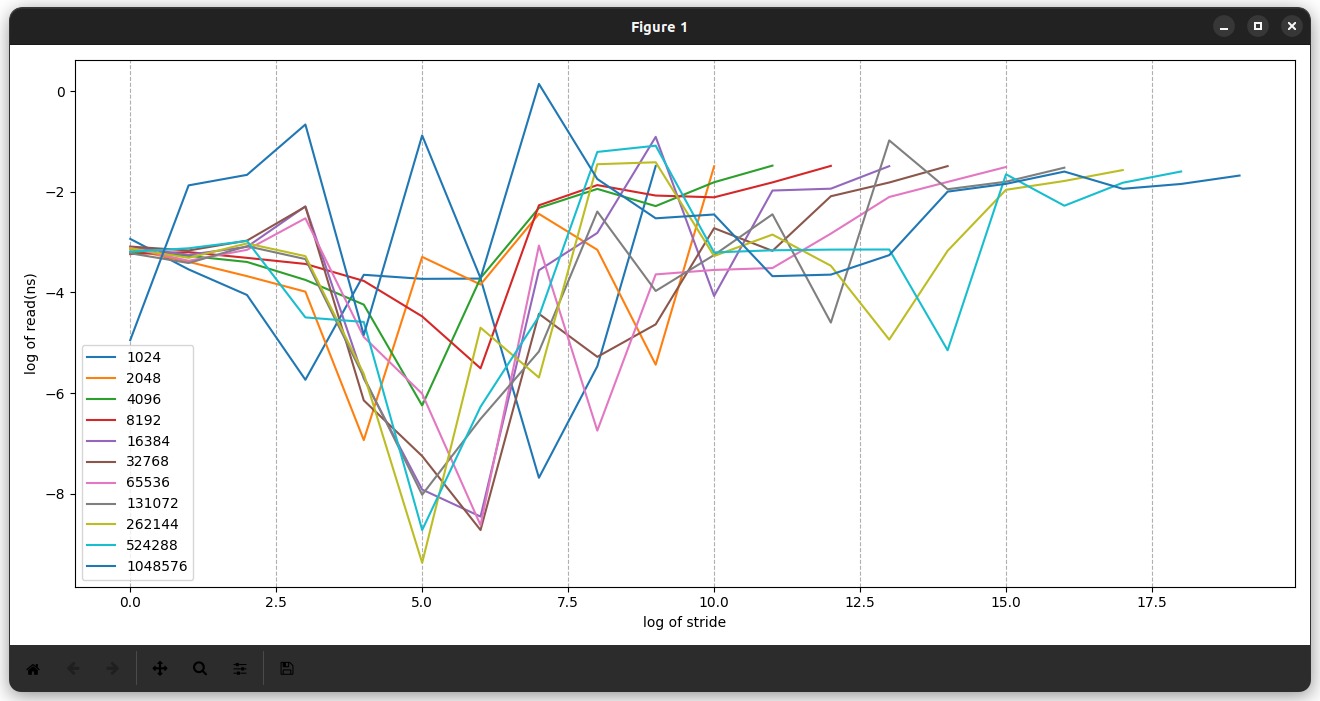

The script that drew this image:
import matplotlib.pyplot as plt
import numpy as np

with open('output3.txt', 'r') as f:
    lines = f.readlines()

data = []

for line in lines:
    values = line.strip().split()
    converted_values = [int(values[0]), int(values[1]), float(values[2])]
    print(converted_values)
    data.append(tuple(values))

# print(data[0:10])
# print(type(data[0]))

colors = ['#1f77b4', '#ff7f0e', '#2ca02c', '#d62728',
          '#9467bd', '#8c564b', '#e377c2', '#7f7f7f', 
          '#bcbd22', '#17becf', '#ff00ff', '#000000'
         ]

result_dict = {}
for key in set(x[0] for x in data):
    # print(int(key))
    result_dict[key] = [(y[1], y[2]) for y in data if y[0] == key]

# print(result_dict)
sizes = list(result_dict.keys())
int_sizes = []
for k in sizes:
    int_sizes.append(int(k))

int_sizes.sort()
print(int_sizes)
sorted_result = {str(i): result_dict[str(i)] for i in int_sizes}
print(sorted_result)

# print(list(result_dict.keys()))
legends = list(sorted_result.keys())
# print(result_dict[legends[0]][0])
# print(list(zip(*result_dict[legends[0]]))[0])
plt.figure(figsize=(13,6))
plt.grid(axis="x", linestyle = '--')
for legend in legends:
    print(legend)
    x = list(zip(*sorted_result[legend]))[0]
    y = list(zip(*sorted_result[legend]))[1]
    # print(type(x))
    # print(type(y))
    print(x)
    # print(y)
    converted = []
    for i in y:
        converted.append(float(i))
    #print(converted)
    print(max(converted))
    x_log = [np.log2(int(i)) for i in x]
    y_log = [np.log2(i) for i in converted]
    plt.plot(x_log, y_log, label = legend) 

print(len(legends))
plt.xlabel('log of stride')
plt.ylabel('log of read(ns)')
plt.tight_layout()
plt.savefig('plot3.png')
plt.legend(loc='best')
plt.show()
